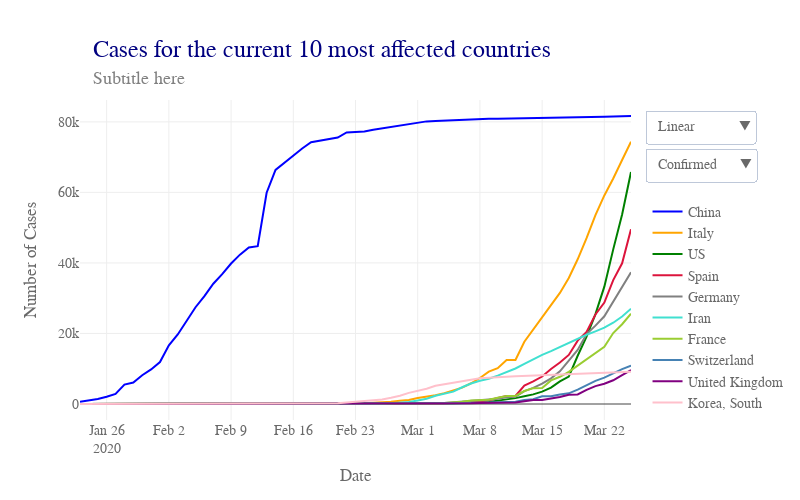

The code cell stored with this chart in its notebook:
### Code cell
# Plot timeline confirmed top ten countries

# Plot

data = []
for i, c in enumerate(top10_country):
    data.append(go.Scatter(x = df_merged[df_merged['Country/Region'] == c].dt,
                           y = df_merged[df_merged['Country/Region'] == c].confirmed,
                           name = c,
                           marker = dict(color = top10_col[i]),
                           hoverinfo = 'text+y',
                           hovertext = c,
                           hoverlabel = dict(bordercolor = top10_col[i], 
                                 bgcolor = 'white', 
                                 font = dict(color = top10_col[i])),
                          ))
    data.append(go.Scatter(x = df_merged[df_merged['Country/Region'] == c].dt,
                           y = df_merged[df_merged['Country/Region'] == c].deaths,
                           name = c,
                           marker = dict(color = top10_col[i]),
                           hoverinfo = 'text+y',
                           hovertext = c,
                           hoverlabel = dict(bordercolor = top10_col[i], 
                                 bgcolor = 'white', 
                                 font = dict(color = top10_col[i])),
                           showlegend = False,
                           visible = False
                          ))

conf_visible = [True, False, True, False, True, False, True, False, True, False, 
                True, False, True, False, True, False, True, False, True, False] 
death_visible = [False, True, False, True, False, True, False, True, False, True, 
                 False, True, False, True, False, True, False, True, False, True]

lay = go.Layout(width = 800, 
                height = 500, 
                #bargap = 0.2,
                xaxis = dict(title='Date',
                             nticks = 10,
                             rangemode = 'nonnegative',
                             zeroline = False,
                            ),
                yaxis = dict(title='Number of Cases',
                             type = 'linear',
                            ),
                hovermode = 'closest',
                font = dict(size = label_size,
                            family = label_font,
                            color = label_col,
                           ),
                legend = dict(x = 1.03, 
                              y = 0.7),
                annotations=[dict(x = 0.02,
                                  y = 1.2,
                                  showarrow = False,
                                  text = 'Cases for the current 10 most affected countries',
                                  xref = 'paper',
                                  yref = 'paper',
                                  font=dict(
                                      family = title_font,
                                      size = title_size,
                                      color = title_col,),
                                 ),
                             dict(x = 0.02,
                                  y = 1.1,
                                  showarrow = False,
                                  text = 'Subtitle here',
                                  xref = 'paper',
                                  yref = 'paper',
                                  font=dict(
                                      family = subtitle_font,
                                      size = subtitle_size,
                                      color = subtitle_col,),
                                 ),
                            ],
                updatemenus=[dict(buttons=list([dict(args = ["yaxis.type", 'linear'],
                                                     label = 'Linear',
                                                     method = 'relayout'
                                                    ),
                                                dict(
                                                    args = ["yaxis.type", 'log'],
                                                    label = 'Logarithmic',
                                                    method = 'relayout'
                                                )
                                               ]),
                                  direction = "down",
                                  pad = {"r": 10, "t": 10},
                                  showactive = True,
                                  x = 1.025,
                                  xanchor = 'left',
                                  y = 1.00,
                                  yanchor = 'top'
                                 ),
                             dict(buttons=list([dict(args = [{'visible': conf_visible, 'showlegend' : True }],
                                                     label = 'Confirmed   ',
                                                     method = 'restyle'
                                                    ),
                                                dict(args = [{'visible': death_visible, 'showlegend' : True }],
                                                     label = 'Deaths',
                                                     method = 'restyle'
                                                    ),
                                               ]),
                                  direction = "down",
                                  pad = {"r": 10, "t": 10},
                                  showactive = True,
                                  x = 1.025,
                                  xanchor = 'left',
                                  y = 0.88,
                                  yanchor = 'top'
                                 ),
                            ]
               )


fig = dict(data=data, layout=lay)
plotly.offline.iplot(fig)

### Figure 1 — Plotly figure (JSON) as saved in the notebook; plotly's stock layout.template omitted (floating-point values rounded to 4 significant figures)
{"data": [{"hoverinfo": "text+y", "hoverlabel": {"bgcolor": "white", "bordercolor": "blue", "font": {"color": "blue"}}, "hovertext": "China", "marker": {"color": "blue"}, "name": "China", "type": "scatter", "uid": "549eced8-6f75-11ea-97cf-8c8590b56c5d", "x": ["2020-01-23", "2020-01-24", "2020-01-25", "2020-01-26", "2020-01-27", "2020-01-28", "2020-01-29", "2020-01-30", "2020-01-31", "2020-02-01", "2020-02-02", "2020-02-03", "2020-02-04", "2020-02-05", "2020-02-06", "2020-02-07", "2020-02-08", "2020-02-09", "2020-02-10", "2020-02-11", "2020-02-12", "2020-02-13", "2020-02-14", "2020-02-15", "2020-02-16", "2020-02-17", "2020-02-18", "2020-02-19", "2020-02-20", "2020-02-21", "2020-02-22", "2020-02-23", "2020-02-24", "2020-02-25", "2020-02-26", "2020-02-27", "2020-02-28", "2020-02-29", "2020-03-01", "2020-03-02", "2020-03-03", "2020-03-04", "2020-03-05", "2020-03-06", "2020-03-07", "2020-03-08", "2020-03-09", "2020-03-10", "2020-03-11", "2020-03-12", "2020-03-13", "2020-03-14", "2020-03-15", "2020-03-16", "2020-03-17", "2020-03-18", "2020-03-19", "2020-03-20", "2020-03-21", "2020-03-22", "2020-03-23", "2020-03-24", "2020-03-25"], "y": [643, 920, 1406, 2075, 2877, 5509, 6087, 8141, 9802, 11891, 16630, 19716, 23707, 27440, 30587, 34110, 36814, 39829, 42354, 44386, 44759, 59895, 66358, 68413, 70513, 72434, 74211, 74619, 75077, 75550, 77001, 77022, 77241, 77754, 78166, 78600, 78928, 79356, 79932, 80136, 80261, 80386, 80537, 80690, 80770, 80823, 80860, 80887, 80921, 80932, 80945, 80977, 81003, 81033, 81058, 81102, 81156, 81250, 81305, 81435, 81498, 81591, 81661]}, {"hoverinfo": "text+y", "hoverlabel": {"bgcolor": "white", "bordercolor": "blue", "font": {"color": "blue"}}, "hovertext": "China", "marker": {"color": "blue"}, "name": "China", "showlegend": false, "type": "scatter", "uid": "54a1ac14-6f75-11ea-8827-8c8590b56c5d", "visible": false, "x": ["2020-01-23", "2020-01-24", "2020-01-25", "2020-01-26", "2020-01-27", "2020-01-28", "2020-01-29", "2020-01-30", "2020-01-31", "2020-02-01", "2020-02-02", "2020-02-03", "2020-02-04", "2020-02-05", "2020-02-06", "2020-02-07", "2020-02-08", "2020-02-09", "2020-02-10", "2020-02-11", "2020-02-12", "2020-02-13", "2020-02-14", "2020-02-15", "2020-02-16", "2020-02-17", "2020-02-18", "2020-02-19", "2020-02-20", "2020-02-21", "2020-02-22", "2020-02-23", "2020-02-24", "2020-02-25", "2020-02-26", "2020-02-27", "2020-02-28", "2020-02-29", "2020-03-01", "2020-03-02", "2020-03-03", "2020-03-04", "2020-03-05", "2020-03-06", "2020-03-07", "2020-03-08", "2020-03-09", "2020-03-10", "2020-03-11", "2020-03-12", "2020-03-13", "2020-03-14", "2020-03-15", "2020-03-16", "2020-03-17", "2020-03-18", "2020-03-19", "2020-03-20", "2020-03-21", "2020-03-22", "2020-03-23", "2020-03-24", "2020-03-25"], "y": [18, 26, 42, 56, 82, 131, 133, 171, 213, 259, 361, 425, 491, 563, 633, 718, 805, 905, 1012, 1112, 1117, 1369, 1521, 1663, 1766, 1864, 2003, 2116, 2238, 2238, 2443, 2445, 2595, 2665, 2717, 2746, 2790, 2837, 2872, 2914, 2947, 2983, 3015, 3044, 3072, 3100, 3123, 3139, 3161, 3172, 3180, 3193, 3203, 3217, 3230, 3241, 3249, 3253, 3259, 3274, 3274, 3281, 3285]}, {"hoverinfo": "text+y", "hoverlabel": {"bgcolor": "white", "bordercolor": "orange", "font": {"color": "orange"}}, "hovertext": "Italy", "marker": {"color": "orange"}, "name": "Italy", "type": "scatter", "uid": "54a1aeda-6f75-11ea-8b6f-8c8590b56c5d", "x": ["2020-01-23", "2020-01-24", "2020-01-25", "2020-01-26", "2020-01-27", "2020-01-28", "2020-01-29", "2020-01-30", "2020-01-31", "2020-02-01", "2020-02-02", "2020-02-03", "2020-02-04", "2020-02-05", "2020-02-06", "2020-02-07", "2020-02-08", "2020-02-09", "2020-02-10", "2020-02-11", "2020-02-12", "2020-02-13", "2020-02-14", "2020-02-15", "2020-02-16", "2020-02-17", "2020-02-18", "2020-02-19", "2020-02-20", "2020-02-21", "2020-02-22", "2020-02-23", "2020-02-24", "2020-02-25", "2020-02-26", "2020-02-27", "2020-02-28", "2020-02-29", "2020-03-01", "2020-03-02", "2020-03-03", "2020-03-04", "2020-03-05", "2020-03-06", "2020-03-07", "2020-03-08", "2020-03-09", "2020-03-10", "2020-03-11", "2020-03-12", "2020-03-13", "2020-03-14", "2020-03-15", "2020-03-16", "2020-03-17", "2020-03-18", "2020-03-19", "2020-03-20", "2020-03-21", "2020-03-22", "2020-03-23", "2020-03-24", "2020-03-25"], "y": [0, 0, 0, 0, 0, 0, 0, 0, 2, 2, 2, 2, 2, 2, 2, 3, 3, 3, 3, 3, 3, 3, 3, 3, 3, 3, 3, 3, 3, 20, 62, 155, 229, 322, 453, 655, 888, 1128, 1694, 2036, 2502, 3089, 3858, 4636, 5883, 7375, 9172, 10149, 12462, 12462, 17660, 21157, 24747, 27980, 31506, 35713, 41035, 47021, 53578, 59138, 63927, 69176, 74386]}, {"hoverinfo": "text+y", "hoverlabel": {"bgcolor": "white", "bordercolor": "orange", "font": {"color": "orange"}}, "hovertext": "Italy", "marker": {"color": "orange"}, "name": "Italy", "showlegend": false, "type": "scatter", "uid": "54a1b092-6f75-11ea-8f82-8c8590b56c5d", "visible": false, "x": ["2020-01-23", "2020-01-24", "2020-01-25", "2020-01-26", "2020-01-27", "2020-01-28", "2020-01-29", "2020-01-30", "2020-01-31", "2020-02-01", "2020-02-02", "2020-02-03", "2020-02-04", "2020-02-05", "2020-02-06", "2020-02-07", "2020-02-08", "2020-02-09", "2020-02-10", "2020-02-11", "2020-02-12", "2020-02-13", "2020-02-14", "2020-02-15", "2020-02-16", "2020-02-17", "2020-02-18", "2020-02-19", "2020-02-20", "2020-02-21", "2020-02-22", "2020-02-23", "2020-02-24", "2020-02-25", "2020-02-26", "2020-02-27", "2020-02-28", "2020-02-29", "2020-03-01", "2020-03-02", "2020-03-03", "2020-03-04", "2020-03-05", "2020-03-06", "2020-03-07", "2020-03-08", "2020-03-09", "2020-03-10", "2020-03-11", "2020-03-12", "2020-03-13", "2020-03-14", "2020-03-15", "2020-03-16", "2020-03-17", "2020-03-18", "2020-03-19", "2020-03-20", "2020-03-21", "2020-03-22", "2020-03-23", "2020-03-24", "2020-03-25"], "y": [0, 0, 0, 0, 0, 0, 0, 0, 0, 0, 0, 0, 0, 0, 0, 0, 0, 0, 0, 0, 0, 0, 0, 0, 0, 0, 0, 0, 0, 1, 2, 3, 7, 10, 12, 17, 21, 29, 34, 52, 79, 107, 148, 197, 233, 366, 463, 631, 827, 827, 1266, 1441, 1809, 2158, 2503, 2978, 3405, 4032, 4825, 5476, 6077, 6820, 7503]}, {"hoverinfo": "text+y", "hoverlabel": {"bgcolor": "white", "bordercolor": "green", "font": {"color": "green"}}, "hovertext": "US", "marker": {"color": "green"}, "name": "US", "type": "scatter", "uid": "54a1b22c-6f75-11ea-adba-8c8590b56c5d", "x": ["2020-01-23", "2020-01-24", "2020-01-25", "2020-01-26", "2020-01-27", "2020-01-28", "2020-01-29", "2020-01-30", "2020-01-31", "2020-02-01", "2020-02-02", "2020-02-03", "2020-02-04", "2020-02-05", "2020-02-06", "2020-02-07", "2020-02-08", "2020-02-09", "2020-02-10", "2020-02-11", "2020-02-12", "2020-02-13", "2020-02-14", "2020-02-15", "2020-02-16", "2020-02-17", "2020-02-18", "2020-02-19", "2020-02-20", "2020-02-21", "2020-02-22", "2020-02-23", "2020-02-24", "2020-02-25", "2020-02-26", "2020-02-27", "2020-02-28", "2020-02-29", "2020-03-01", "2020-03-02", "2020-03-03", "2020-03-04", "2020-03-05", "2020-03-06", "2020-03-07", "2020-03-08", "2020-03-09", "2020-03-10", "2020-03-11", "2020-03-12", "2020-03-13", "2020-03-14", "2020-03-15", "2020-03-16", "2020-03-17", "2020-03-18", "2020-03-19", "2020-03-20", "2020-03-21", "2020-03-22", "2020-03-23", "2020-03-24", "2020-03-25"], "y": [1, 2, 2, 5, 5, 5, 5, 5, 7, 8, 8, 11, 11, 11, 11, 11, 11, 11, 11, 12, 12, 13, 13, 13, 13, 13, 13, 13, 13, 15, 15, 15, 51, 51, 57, 58, 60, 68, 74, 98, 118, 149, 217, 262, 402, 518, 583, 959, 1281, 1663, 2179, 2727, 3499, 4632, 6421, 7783, 13677, 19100, 25489, 33276, 43847, 53740, 65778]}, {"hoverinfo": "text+y", "hoverlabel": {"bgcolor": "white", "bordercolor": "green", "font": {"color": "green"}}, "hovertext": "US", "marker": {"color": "green"}, "name": "US", "showlegend": false, "type": "scatter", "uid": "54a1b3a8-6f75-11ea-88b8-8c8590b56c5d", "visible": false, "x": ["2020-01-23", "2020-01-24", "2020-01-25", "2020-01-26", "2020-01-27", "2020-01-28", "2020-01-29", "2020-01-30", "2020-01-31", "2020-02-01", "2020-02-02", "2020-02-03", "2020-02-04", "2020-02-05", "2020-02-06", "2020-02-07", "2020-02-08", "2020-02-09", "2020-02-10", "2020-02-11", "2020-02-12", "2020-02-13", "2020-02-14", "2020-02-15", "2020-02-16", "2020-02-17", "2020-02-18", "2020-02-19", "2020-02-20", "2020-02-21", "2020-02-22", "2020-02-23", "2020-02-24", "2020-02-25", "2020-02-26", "2020-02-27", "2020-02-28", "2020-02-29", "2020-03-01", "2020-03-02", "2020-03-03", "2020-03-04", "2020-03-05", "2020-03-06", "2020-03-07", "2020-03-08", "2020-03-09", "2020-03-10", "2020-03-11", "2020-03-12", "2020-03-13", "2020-03-14", "2020-03-15", "2020-03-16", "2020-03-17", "2020-03-18", "2020-03-19", "2020-03-20", "2020-03-21", "2020-03-22", "2020-03-23", "2020-03-24", "2020-03-25"], "y": [0, 0, 0, 0, 0, 0, 0, 0, 0, 0, 0, 0, 0, 0, 0, 0, 0, 0, 0, 0, 0, 0, 0, 0, 0, 0, 0, 0, 0, 0, 0, 0, 0, 0, 0, 0, 0, 1, 1, 6, 7, 11, 12, 14, 17, 21, 22, 28, 36, 40, 47, 54, 63, 85, 108, 118, 200, 244, 307, 417, 557, 706, 942]}, {"hoverinfo": "text+y", "hoverlabel": {"bgcolor": "white", "bordercolor": "crimson", "font": {"color": "crimson"}}, "hovertext": "Spain", "marker": {"color": "crimson"}, "name": "Spain", "type": "scatter", "uid": "54a1b52e-6f75-11ea-a50c-8c8590b56c5d", "x": ["2020-01-23", "2020-01-24", "2020-01-25", "2020-01-26", "2020-01-27", "2020-01-28", "2020-01-29", "2020-01-30", "2020-01-31", "2020-02-01", "2020-02-02", "2020-02-03", "2020-02-04", "2020-02-05", "2020-02-06", "2020-02-07", "2020-02-08", "2020-02-09", "2020-02-10", "2020-02-11", "2020-02-12", "2020-02-13", "2020-02-14", "2020-02-15", "2020-02-16", "2020-02-17", "2020-02-18", "2020-02-19", "2020-02-20", "2020-02-21", "2020-02-22", "2020-02-23", "2020-02-24", "2020-02-25", "2020-02-26", "2020-02-27", "2020-02-28", "2020-02-29", "2020-03-01", "2020-03-02", "2020-03-03", "2020-03-04", "2020-03-05", "2020-03-06", "2020-03-07", "2020-03-08", "2020-03-09", "2020-03-10", "2020-03-11", "2020-03-12", "2020-03-13", "2020-03-14", "2020-03-15", "2020-03-16", "2020-03-17", "2020-03-18", "2020-03-19", "2020-03-20", "2020-03-21", "2020-03-22", "2020-03-23", "2020-03-24", "2020-03-25"], "y": [0, 0, 0, 0, 0, 0, 0, 0, 0, 1, 1, 1, 1, 1, 1, 1, 1, 2, 2, 2, 2, 2, 2, 2, 2, 2, 2, 2, 2, 2, 2, 2, 2, 6, 13, 15, 32, 45, 84, 120, 165, 222, 259, 400, 500, 673, 1073, 1695, 2277, 2277, 5232, 6391, 7798, 9942, 11748, 13910, 17963, 20410, 25374, 28768, 35136, 39885, 49515]}, {"hoverinfo": "text+y", "hoverlabel": {"bgcolor": "white", "bordercolor": "crimson", "font": {"color": "crimson"}}, "hovertext": "Spain", "marker": {"color": "crimson"}, "name": "Spain", "showlegend": false, "type": "scatter", "uid": "54a1b6b4-6f75-11ea-bea2-8c8590b56c5d", "visible": false, "x": ["2020-01-23", "2020-01-24", "2020-01-25", "2020-01-26", "2020-01-27", "2020-01-28", "2020-01-29", "2020-01-30", "2020-01-31", "2020-02-01", "2020-02-02", "2020-02-03", "2020-02-04", "2020-02-05", "2020-02-06", "2020-02-07", "2020-02-08", "2020-02-09", "2020-02-10", "2020-02-11", "2020-02-12", "2020-02-13", "2020-02-14", "2020-02-15", "2020-02-16", "2020-02-17", "2020-02-18", "2020-02-19", "2020-02-20", "2020-02-21", "2020-02-22", "2020-02-23", "2020-02-24", "2020-02-25", "2020-02-26", "2020-02-27", "2020-02-28", "2020-02-29", "2020-03-01", "2020-03-02", "2020-03-03", "2020-03-04", "2020-03-05", "2020-03-06", "2020-03-07", "2020-03-08", "2020-03-09", "2020-03-10", "2020-03-11", "2020-03-12", "2020-03-13", "2020-03-14", "2020-03-15", "2020-03-16", "2020-03-17", "2020-03-18", "2020-03-19", "2020-03-20", "2020-03-21", "2020-03-22", "2020-03-23", "2020-03-24", "2020-03-25"], "y": [0, 0, 0, 0, 0, 0, 0, 0, 0, 0, 0, 0, 0, 0, 0, 0, 0, 0, 0, 0, 0, 0, 0, 0, 0, 0, 0, 0, 0, 0, 0, 0, 0, 0, 0, 0, 0, 0, 0, 0, 1, 2, 3, 5, 10, 17, 28, 35, 54, 55, 133, 195, 289, 342, 533, 623, 830, 1043, 1375, 1772, 2311, 2808, 3647]}, {"hoverinfo": "text+y", "hoverlabel": {"bgcolor": "white", "bordercolor": "grey", "font": {"color": "grey"}}, "hovertext": "Germany", "marker": {"color": "grey"}, "name": "Germany", "type": "scatter", "uid": "54a1b830-6f75-11ea-893b-8c8590b56c5d", "x": ["2020-01-23", "2020-01-24", "2020-01-25", "2020-01-26", "2020-01-27", "2020-01-28", "2020-01-29", "2020-01-30", "2020-01-31", "2020-02-01", "2020-02-02", "2020-02-03", "2020-02-04", "2020-02-05", "2020-02-06", "2020-02-07", "2020-02-08", "2020-02-09", "2020-02-10", "2020-02-11", "2020-02-12", "2020-02-13", "2020-02-14", "2020-02-15", "2020-02-16", "2020-02-17", "2020-02-18", "2020-02-19", "2020-02-20", "2020-02-21", "2020-02-22", "2020-02-23", "2020-02-24", "2020-02-25", "2020-02-26", "2020-02-27", "2020-02-28", "2020-02-29", "2020-03-01", "2020-03-02", "2020-03-03", "2020-03-04", "2020-03-05", "2020-03-06", "2020-03-07", "2020-03-08", "2020-03-09", "2020-03-10", "2020-03-11", "2020-03-12", "2020-03-13", "2020-03-14", "2020-03-15", "2020-03-16", "2020-03-17", "2020-03-18", "2020-03-19", "2020-03-20", "2020-03-21", "2020-03-22", "2020-03-23", "2020-03-24", "2020-03-25"], "y": [0, 0, 0, 0, 1, 4, 4, 4, 5, 8, 10, 12, 12, 12, 12, 13, 13, 14, 14, 16, 16, 16, 16, 16, 16, 16, 16, 16, 16, 16, 16, 16, 16, 17, 27, 46, 48, 79, 130, 159, 196, 262, 482, 670, 799, 1040, 1176, 1457, 1908, 2078, 3675, 4585, 5795, 7272, 9257, 12327, 15320, 19848, 22213, 24873, 29056, 32986, 37323]}, {"hoverinfo": "text+y", "hoverlabel": {"bgcolor": "white", "bordercolor": "grey", "font": {"color": "grey"}}, "hovertext": "Germany", "marker": {"color": "grey"}, "name": "Germany", "showlegend": false, "type": "scatter", "uid": "54a1b98c-6f75-11ea-9bc7-8c8590b56c5d", "visible": false, "x": ["2020-01-23", "2020-01-24", "2020-01-25", "2020-01-26", "2020-01-27", "2020-01-28", "2020-01-29", "2020-01-30", "2020-01-31", "2020-02-01", "2020-02-02", "2020-02-03", "2020-02-04", "2020-02-05", "2020-02-06", "2020-02-07", "2020-02-08", "2020-02-09", "2020-02-10", "2020-02-11", "2020-02-12", "2020-02-13", "2020-02-14", "2020-02-15", "2020-02-16", "2020-02-17", "2020-02-18", "2020-02-19", "2020-02-20", "2020-02-21", "2020-02-22", "2020-02-23", "2020-02-24", "2020-02-25", "2020-02-26", "2020-02-27", "2020-02-28", "2020-02-29", "2020-03-01", "2020-03-02", "2020-03-03", "2020-03-04", "2020-03-05", "2020-03-06", "2020-03-07", "2020-03-08", "2020-03-09", "2020-03-10", "2020-03-11", "2020-03-12", "2020-03-13", "2020-03-14", "2020-03-15", "2020-03-16", "2020-03-17", "2020-03-18", "2020-03-19", "2020-03-20", "2020-03-21", "2020-03-22", "2020-03-23", "2020-03-24", "2020-03-25"], "y": [0, 0, 0, 0, 0, 0, 0, 0, 0, 0, 0, 0, 0, 0, 0, 0, 0, 0, 0, 0, 0, 0, 0, 0, 0, 0, 0, 0, 0, 0, 0, 0, 0, 0, 0, 0, 0, 0, 0, 0, 0, 0, 0, 0, 0, 0, 2, 2, 3, 3, 7, 9, 11, 17, 24, 28, 44, 67, 84, 94, 123, 157, 206]}, {"hoverinfo": "text+y", "hoverlabel": {"bgcolor": "white", "bordercolor": "turquoise", "font": {"color": "turquoise"}}, "hovertext": "Iran", "marker": {"color": "turquoise"}, "name": "Iran", "type": "scatter", "uid": "54a1bb00-6f75-11ea-8f8c-8c8590b56c5d", "x": ["2020-01-23", "2020-01-24", "2020-01-25", "2020-01-26", "2020-01-27", "2020-01-28", "2020-01-29", "2020-01-30", "2020-01-31", "2020-02-01", "2020-02-02", "2020-02-03", "2020-02-04", "2020-02-05", "2020-02-06", "2020-02-07", "2020-02-08", "2020-02-09", "2020-02-10", "2020-02-11", "2020-02-12", "2020-02-13", "2020-02-14", "2020-02-15", "2020-02-16", "2020-02-17", "2020-02-18", "2020-02-19", "2020-02-20", "2020-02-21", "2020-02-22", "2020-02-23", "2020-02-24", "2020-02-25", "2020-02-26", "2020-02-27", "2020-02-28", "2020-02-29", "2020-03-01", "2020-03-02", "2020-03-03", "2020-03-04", "2020-03-05", "2020-03-06", "2020-03-07", "2020-03-08", "2020-03-09", "2020-03-10", "2020-03-11", "2020-03-12", "2020-03-13", "2020-03-14", "2020-03-15", "2020-03-16", "2020-03-17", "2020-03-18", "2020-03-19", "2020-03-20", "2020-03-21", "2020-03-22", "2020-03-23", "2020-03-24", "2020-03-25"], "y": [0, 0, 0, 0, 0, 0, 0, 0, 0, 0, 0, 0, 0, 0, 0, 0, 0, 0, 0, 0, 0, 0, 0, 0, 0, 0, 0, 2, 5, 18, 28, 43, 61, 95, 139, 245, 388, 593, 978, 1501, 2336, 2922, 3513, 4747, 5823, 6566, 7161, 8042, 9000, 10075, 11364, 12729, 13938, 14991, 16169, 17361, 18407, 19644, 20610, 21638, 23049, 24811, 27017]}, {"hoverinfo": "text+y", "hoverlabel": {"bgcolor": "white", "bordercolor": "turquoise", "font": {"color": "turquoise"}}, "hovertext": "Iran", "marker": {"color": "turquoise"}, "name": "Iran", "showlegend": false, "type": "scatter", "uid": "54a1bc66-6f75-11ea-b2dc-8c8590b56c5d", "visible": false, "x": ["2020-01-23", "2020-01-24", "2020-01-25", "2020-01-26", "2020-01-27", "2020-01-28", "2020-01-29", "2020-01-30", "2020-01-31", "2020-02-01", "2020-02-02", "2020-02-03", "2020-02-04", "2020-02-05", "2020-02-06", "2020-02-07", "2020-02-08", "2020-02-09", "2020-02-10", "2020-02-11", "2020-02-12", "2020-02-13", "2020-02-14", "2020-02-15", "2020-02-16", "2020-02-17", "2020-02-18", "2020-02-19", "2020-02-20", "2020-02-21", "2020-02-22", "2020-02-23", "2020-02-24", "2020-02-25", "2020-02-26", "2020-02-27", "2020-02-28", "2020-02-29", "2020-03-01", "2020-03-02", "2020-03-03", "2020-03-04", "2020-03-05", "2020-03-06", "2020-03-07", "2020-03-08", "2020-03-09", "2020-03-10", "2020-03-11", "2020-03-12", "2020-03-13", "2020-03-14", "2020-03-15", "2020-03-16", "2020-03-17", "2020-03-18", "2020-03-19", "2020-03-20", "2020-03-21", "2020-03-22", "2020-03-23", "2020-03-24", "2020-03-25"], "y": [0, 0, 0, 0, 0, 0, 0, 0, 0, 0, 0, 0, 0, 0, 0, 0, 0, 0, 0, 0, 0, 0, 0, 0, 0, 0, 0, 2, 2, 4, 5, 8, 12, 16, 19, 26, 34, 43, 54, 66, 77, 92, 107, 124, 145, 194, 237, 291, 354, 429, 514, 611, 724, 853, 988, 1135, 1284, 1433, 1556, 1685, 1812, 1934, 2077]}, {"hoverinfo": "text+y", "hoverlabel": {"bgcolor": "white", "bordercolor": "yellowgreen", "font": {"color": "yellowgreen"}}, "hovertext": "France", "marker": {"color": "yellowgreen"}, "name": "France", "type": "scatter", "uid": "54a1bde4-6f75-11ea-bd37-8c8590b56c5d", "x": ["2020-01-23", "2020-01-24", "2020-01-25", "2020-01-26", "2020-01-27", "2020-01-28", "2020-01-29", "2020-01-30", "2020-01-31", "2020-02-01", "2020-02-02", "2020-02-03", "2020-02-04", "2020-02-05", "2020-02-06", "2020-02-07", "2020-02-08", "2020-02-09", "2020-02-10", "2020-02-11", "2020-02-12", "2020-02-13", "2020-02-14", "2020-02-15", "2020-02-16", "2020-02-17", "2020-02-18", "2020-02-19", "2020-02-20", "2020-02-21", "2020-02-22", "2020-02-23", "2020-02-24", "2020-02-25", "2020-02-26", "2020-02-27", "2020-02-28", "2020-02-29", "2020-03-01", "2020-03-02", "2020-03-03", "2020-03-04", "2020-03-05", "2020-03-06", "2020-03-07", "2020-03-08", "2020-03-09", "2020-03-10", "2020-03-11", "2020-03-12", "2020-03-13", "2020-03-14", "2020-03-15", "2020-03-16", "2020-03-17", "2020-03-18", "2020-03-19", "2020-03-20", "2020-03-21", "2020-03-22", "2020-03-23", "2020-03-24", "2020-03-25"], "y": [0, 2, 3, 3, 3, 4, 5, 5, 5, 6, 6, 6, 6, 6, 6, 6, 11, 11, 11, 11, 11, 11, 11, 12, 12, 12, 12, 12, 12, 12, 12, 12, 12, 14, 18, 38, 57, 100, 130, 191, 204, 288, 380, 656, 959, 1136, 1219, 1794, 2293, 2293, 3681, 4496, 4532, 6683, 7715, 9124, 10970, 12758, 14463, 16243, 20123, 22622, 25600]}, {"hoverinfo": "text+y", "hoverlabel": {"bgcolor": "white", "bordercolor": "yellowgreen", "font": {"color": "yellowgreen"}}, "hovertext": "France", "marker": {"color": "yellowgreen"}, "name": "France", "showlegend": false, "type": "scatter", "uid": "54a1bf4c-6f75-11ea-b362-8c8590b56c5d", "visible": false, "x": ["2020-01-23", "2020-01-24", "2020-01-25", "2020-01-26", "2020-01-27", "2020-01-28", "2020-01-29", "2020-01-30", "2020-01-31", "2020-02-01", "2020-02-02", "2020-02-03", "2020-02-04", "2020-02-05", "2020-02-06", "2020-02-07", "2020-02-08", "2020-02-09", "2020-02-10", "2020-02-11", "2020-02-12", "2020-02-13", "2020-02-14", "2020-02-15", "2020-02-16", "2020-02-17", "2020-02-18", "2020-02-19", "2020-02-20", "2020-02-21", "2020-02-22", "2020-02-23", "2020-02-24", "2020-02-25", "2020-02-26", "2020-02-27", "2020-02-28", "2020-02-29", "2020-03-01", "2020-03-02", "2020-03-03", "2020-03-04", "2020-03-05", "2020-03-06", "2020-03-07", "2020-03-08", "2020-03-09", "2020-03-10", "2020-03-11", "2020-03-12", "2020-03-13", "2020-03-14", "2020-03-15", "2020-03-16", "2020-03-17", "2020-03-18", "2020-03-19", "2020-03-20", "2020-03-21", "2020-03-22", "2020-03-23", "2020-03-24", "2020-03-25"], "y": [0, 0, 0, 0, 0, 0, 0, 0, 0, 0, 0, 0, 0, 0, 0, 0, 0, 0, 0, 0, 0, 0, 0, 1, 1, 1, 1, 1, 1, 1, 1, 1, 1, 1, 2, 2, 2, 2, 2, 3, 4, 4, 6, 9, 11, 19, 19, 33, 48, 48, 79, 91, 91, 149, 149, 149, 244, 451, 563, 676, 862, 1102, 1333]}, {"hoverinfo": "text+y", "hoverlabel": {"bgcolor": "white", "bordercolor": "steelblue", "font": {"color": "steelblue"}}, "hovertext": "Switzerland", "marker": {"color": "steelblue"}, "name": "Switzerland", "type": "scatter", "uid": "54a1c0c8-6f75-11ea-9b9a-8c8590b56c5d", "x": ["2020-01-23", "2020-01-24", "2020-01-25", "2020-01-26", "2020-01-27", "2020-01-28", "2020-01-29", "2020-01-30", "2020-01-31", "2020-02-01", "2020-02-02", "2020-02-03", "2020-02-04", "2020-02-05", "2020-02-06", "2020-02-07", "2020-02-08", "2020-02-09", "2020-02-10", "2020-02-11", "2020-02-12", "2020-02-13", "2020-02-14", "2020-02-15", "2020-02-16", "2020-02-17", "2020-02-18", "2020-02-19", "2020-02-20", "2020-02-21", "2020-02-22", "2020-02-23", "2020-02-24", "2020-02-25", "2020-02-26", "2020-02-27", "2020-02-28", "2020-02-29", "2020-03-01", "2020-03-02", "2020-03-03", "2020-03-04", "2020-03-05", "2020-03-06", "2020-03-07", "2020-03-08", "2020-03-09", "2020-03-10", "2020-03-11", "2020-03-12", "2020-03-13", "2020-03-14", "2020-03-15", "2020-03-16", "2020-03-17", "2020-03-18", "2020-03-19", "2020-03-20", "2020-03-21", "2020-03-22", "2020-03-23", "2020-03-24", "2020-03-25"], "y": [0, 0, 0, 0, 0, 0, 0, 0, 0, 0, 0, 0, 0, 0, 0, 0, 0, 0, 0, 0, 0, 0, 0, 0, 0, 0, 0, 0, 0, 0, 0, 0, 0, 1, 1, 8, 8, 18, 27, 42, 56, 90, 114, 214, 268, 337, 374, 491, 652, 652, 1139, 1359, 2200, 2200, 2700, 3028, 4075, 5294, 6575, 7474, 8795, 9877, 10897]}, {"hoverinfo": "text+y", "hoverlabel": {"bgcolor": "white", "bordercolor": "steelblue", "font": {"color": "steelblue"}}, "hovertext": "Switzerland", "marker": {"color": "steelblue"}, "name": "Switzerland", "showlegend": false, "type": "scatter", "uid": "54a1c21c-6f75-11ea-abbe-8c8590b56c5d", "visible": false, "x": ["2020-01-23", "2020-01-24", "2020-01-25", "2020-01-26", "2020-01-27", "2020-01-28", "2020-01-29", "2020-01-30", "2020-01-31", "2020-02-01", "2020-02-02", "2020-02-03", "2020-02-04", "2020-02-05", "2020-02-06", "2020-02-07", "2020-02-08", "2020-02-09", "2020-02-10", "2020-02-11", "2020-02-12", "2020-02-13", "2020-02-14", "2020-02-15", "2020-02-16", "2020-02-17", "2020-02-18", "2020-02-19", "2020-02-20", "2020-02-21", "2020-02-22", "2020-02-23", "2020-02-24", "2020-02-25", "2020-02-26", "2020-02-27", "2020-02-28", "2020-02-29", "2020-03-01", "2020-03-02", "2020-03-03", "2020-03-04", "2020-03-05", "2020-03-06", "2020-03-07", "2020-03-08", "2020-03-09", "2020-03-10", "2020-03-11", "2020-03-12", "2020-03-13", "2020-03-14", "2020-03-15", "2020-03-16", "2020-03-17", "2020-03-18", "2020-03-19", "2020-03-20", "2020-03-21", "2020-03-22", "2020-03-23", "2020-03-24", "2020-03-25"], "y": [0, 0, 0, 0, 0, 0, 0, 0, 0, 0, 0, 0, 0, 0, 0, 0, 0, 0, 0, 0, 0, 0, 0, 0, 0, 0, 0, 0, 0, 0, 0, 0, 0, 0, 0, 0, 0, 0, 0, 0, 0, 0, 1, 1, 1, 2, 2, 3, 4, 4, 11, 13, 14, 14, 27, 28, 41, 54, 75, 98, 120, 122, 153]}, {"hoverinfo": "text+y", "hoverlabel": {"bgcolor": "white", "bordercolor": "purple", "font": {"color": "purple"}}, "hovertext": "United Kingdom", "marker": {"color": "purple"}, "name": "United Kingdom", "type": "scatter", "uid": "54a1c386-6f75-11ea-a520-8c8590b56c5d", "x": ["2020-01-23", "2020-01-24", "2020-01-25", "2020-01-26", "2020-01-27", "2020-01-28", "2020-01-29", "2020-01-30", "2020-01-31", "2020-02-01", "2020-02-02", "2020-02-03", "2020-02-04", "2020-02-05", "2020-02-06", "2020-02-07", "2020-02-08", "2020-02-09", "2020-02-10", "2020-02-11", "2020-02-12", "2020-02-13", "2020-02-14", "2020-02-15", "2020-02-16", "2020-02-17", "2020-02-18", "2020-02-19", "2020-02-20", "2020-02-21", "2020-02-22", "2020-02-23", "2020-02-24", "2020-02-25", "2020-02-26", "2020-02-27", "2020-02-28", "2020-02-29", "2020-03-01", "2020-03-02", "2020-03-03", "2020-03-04", "2020-03-05", "2020-03-06", "2020-03-07", "2020-03-08", "2020-03-09", "2020-03-10", "2020-03-11", "2020-03-12", "2020-03-13", "2020-03-14", "2020-03-15", "2020-03-16", "2020-03-17", "2020-03-18", "2020-03-19", "2020-03-20", "2020-03-21", "2020-03-22", "2020-03-23", "2020-03-24", "2020-03-25"], "y": [0, 0, 0, 0, 0, 0, 0, 0, 2, 2, 2, 2, 2, 2, 2, 3, 3, 3, 8, 8, 9, 9, 9, 9, 9, 9, 9, 9, 9, 9, 9, 9, 13, 13, 13, 15, 20, 23, 36, 40, 51, 86, 116, 164, 207, 274, 322, 384, 459, 459, 802, 1144, 1145, 1551, 1960, 2642, 2716, 4014, 5067, 5745, 6726, 8164, 9640]}, {"hoverinfo": "text+y", "hoverlabel": {"bgcolor": "white", "bordercolor": "purple", "font": {"color": "purple"}}, "hovertext": "United Kingdom", "marker": {"color": "purple"}, "name": "United Kingdom", "showlegend": false, "type": "scatter", "uid": "54a1c4d8-6f75-11ea-9d18-8c8590b56c5d", "visible": false, "x": ["2020-01-23", "2020-01-24", "2020-01-25", "2020-01-26", "2020-01-27", "2020-01-28", "2020-01-29", "2020-01-30", "2020-01-31", "2020-02-01", "2020-02-02", "2020-02-03", "2020-02-04", "2020-02-05", "2020-02-06", "2020-02-07", "2020-02-08", "2020-02-09", "2020-02-10", "2020-02-11", "2020-02-12", "2020-02-13", "2020-02-14", "2020-02-15", "2020-02-16", "2020-02-17", "2020-02-18", "2020-02-19", "2020-02-20", "2020-02-21", "2020-02-22", "2020-02-23", "2020-02-24", "2020-02-25", "2020-02-26", "2020-02-27", "2020-02-28", "2020-02-29", "2020-03-01", "2020-03-02", "2020-03-03", "2020-03-04", "2020-03-05", "2020-03-06", "2020-03-07", "2020-03-08", "2020-03-09", "2020-03-10", "2020-03-11", "2020-03-12", "2020-03-13", "2020-03-14", "2020-03-15", "2020-03-16", "2020-03-17", "2020-03-18", "2020-03-19", "2020-03-20", "2020-03-21", "2020-03-22", "2020-03-23", "2020-03-24", "2020-03-25"], "y": [0, 0, 0, 0, 0, 0, 0, 0, 0, 0, 0, 0, 0, 0, 0, 0, 0, 0, 0, 0, 0, 0, 0, 0, 0, 0, 0, 0, 0, 0, 0, 0, 0, 0, 0, 0, 0, 0, 0, 0, 0, 0, 1, 2, 2, 3, 4, 6, 8, 8, 8, 21, 21, 56, 56, 72, 138, 178, 234, 282, 336, 423, 466]}, {"hoverinfo": "text+y", "hoverlabel": {"bgcolor": "white", "bordercolor": "pink", "font": {"color": "pink"}}, "hovertext": "Korea, South", "marker": {"color": "pink"}, "name": "Korea, South", "type": "scatter", "uid": "54a1c64a-6f75-11ea-b686-8c8590b56c5d", "x": ["2020-01-23", "2020-01-24", "2020-01-25", "2020-01-26", "2020-01-27", "2020-01-28", "2020-01-29", "2020-01-30", "2020-01-31", "2020-02-01", "2020-02-02", "2020-02-03", "2020-02-04", "2020-02-05", "2020-02-06", "2020-02-07", "2020-02-08", "2020-02-09", "2020-02-10", "2020-02-11", "2020-02-12", "2020-02-13", "2020-02-14", "2020-02-15", "2020-02-16", "2020-02-17", "2020-02-18", "2020-02-19", "2020-02-20", "2020-02-21", "2020-02-22", "2020-02-23", "2020-02-24", "2020-02-25", "2020-02-26", "2020-02-27", "2020-02-28", "2020-02-29", "2020-03-01", "2020-03-02", "2020-03-03", "2020-03-04", "2020-03-05", "2020-03-06", "2020-03-07", "2020-03-08", "2020-03-09", "2020-03-10", "2020-03-11", "2020-03-12", "2020-03-13", "2020-03-14", "2020-03-15", "2020-03-16", "2020-03-17", "2020-03-18", "2020-03-19", "2020-03-20", "2020-03-21", "2020-03-22", "2020-03-23", "2020-03-24", "2020-03-25"], "y": [1, 2, 2, 3, 4, 4, 4, 4, 11, 12, 15, 15, 16, 19, 23, 24, 24, 25, 27, 28, 28, 28, 28, 28, 29, 30, 31, 31, 104, 204, 433, 602, 833, 977, 1261, 1766, 2337, 3150, 3736, 4335, 5186, 5621, 6088, 6593, 7041, 7314, 7478, 7513, 7755, 7869, 7979, 8086, 8162, 8236, 8320, 8413, 8565, 8652, 8799, 8961, 8961, 9037, 9137]}, {"hoverinfo": "text+y", "hoverlabel": {"bgcolor": "white", "bordercolor": "pink", "font": {"color": "pink"}}, "hovertext": "Korea, South", "marker": {"color": "pink"}, "name": "Korea, South", "showlegend": false, "type": "scatter", "uid": "54a1c7be-6f75-11ea-b523-8c8590b56c5d", "visible": false, "x": ["2020-01-23", "2020-01-24", "2020-01-25", "2020-01-26", "2020-01-27", "2020-01-28", "2020-01-29", "2020-01-30", "2020-01-31", "2020-02-01", "2020-02-02", "2020-02-03", "2020-02-04", "2020-02-05", "2020-02-06", "2020-02-07", "2020-02-08", "2020-02-09", "2020-02-10", "2020-02-11", "2020-02-12", "2020-02-13", "2020-02-14", "2020-02-15", "2020-02-16", "2020-02-17", "2020-02-18", "2020-02-19", "2020-02-20", "2020-02-21", "2020-02-22", "2020-02-23", "2020-02-24", "2020-02-25", "2020-02-26", "2020-02-27", "2020-02-28", "2020-02-29", "2020-03-01", "2020-03-02", "2020-03-03", "2020-03-04", "2020-03-05", "2020-03-06", "2020-03-07", "2020-03-08", "2020-03-09", "2020-03-10", "2020-03-11", "2020-03-12", "2020-03-13", "2020-03-14", "2020-03-15", "2020-03-16", "2020-03-17", "2020-03-18", "2020-03-19", "2020-03-20", "2020-03-21", "2020-03-22", "2020-03-23", "2020-03-24", "2020-03-25"], "y": [0, 0, 0, 0, 0, 0, 0, 0, 0, 0, 0, 0, 0, 0, 0, 0, 0, 0, 0, 0, 0, 0, 0, 0, 0, 0, 0, 0, 1, 2, 2, 6, 8, 10, 12, 13, 13, 16, 17, 28, 28, 35, 35, 42, 44, 50, 53, 54, 60, 66, 66, 72, 75, 75, 81, 84, 91, 94, 102, 111, 111, 120, 126]}], "layout": {"annotations": [{"font": {"color": "navy", "family": "PT Sans Narrow", "size": 24}, "showarrow": false, "text": "Cases for the current 10 most affected countries", "x": 0.02, "xref": "paper", "y": 1.2, "yref": "paper"}, {"font": {"color": "grey", "family": "PT Sans Narrow", "size": 18}, "showarrow": false, "text": "Subtitle here", "x": 0.02, "xref": "paper", "y": 1.1, "yref": "paper"}], "font": {"color": "dimgray", "family": "PT Sans", "size": 14}, "height": 500, "hovermode": "closest", "legend": {"x": 1.03, "y": 0.7}, "updatemenus": [{"buttons": [{"args": ["yaxis.type", "linear"], "label": "Linear", "method": "relayout"}, {"args": ["yaxis.type", "log"], "label": "Logarithmic", "method": "relayout"}], "direction": "down", "pad": {"r": 10, "t": 10}, "showactive": true, "x": 1.025, "xanchor": "left", "y": 1, "yanchor": "top"}, {"buttons": [{"args": [{"showlegend": true, "visible": [true, false, true, false, true, false, true, false, true, false, true, false, true, false, true, false, true, false, true, false]}], "label": "Confirmed   ", "method": "restyle"}, {"args": [{"showlegend": true, "visible": [false, true, false, true, false, true, false, true, false, true, false, true, false, true, false, true, false, true, false, true]}], "label": "Deaths", "method": "restyle"}], "direction": "down", "pad": {"r": 10, "t": 10}, "showactive": true, "x": 1.025, "xanchor": "left", "y": 0.88, "yanchor": "top"}], "width": 800, "xaxis": {"nticks": 10, "rangemode": "nonnegative", "title": "Date", "zeroline": false}, "yaxis": {"title": "Number of Cases", "type": "linear"}}}
